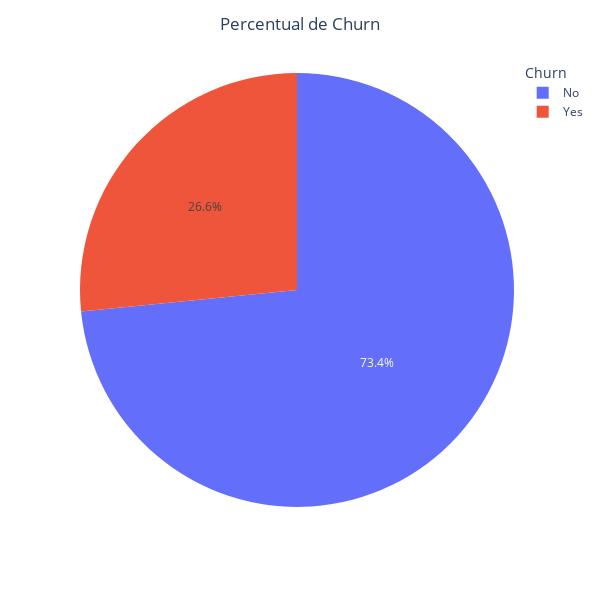

The code cell stored with this chart in its notebook:
### Code cell
fig = px.pie(df, names='target')

bota_titulo('Percentual de Churn')

fig.update_layout(legend_title = 'Churn')

fig.for_each_trace(lambda t: t.update(hovertemplate=t.hovertemplate.replace("Churn", "Churn")))

fig.show()

### Figure 1 — Plotly figure (JSON) as saved in the notebook; plotly's stock layout.template omitted (floating-point values rounded to 4 significant figures; data arrays with more than 128 entries replaced by an {"elided": "..."} marker saying what was removed)
{"data": [{"domain": {"x": [0, 1], "y": [0, 1]}, "hovertemplate": "target=%{label}<extra></extra>", "labels": {"elided": "7032 str values"}, "legendgroup": "", "name": "", "showlegend": true, "type": "pie"}], "layout": {"autosize": false, "height": 600, "legend": {"title": {"text": "Churn"}, "tracegroupgap": 0}, "margin": {"t": 60}, "title": {"text": "Percentual de Churn", "x": 0.5, "xanchor": "center"}, "width": 600}}
